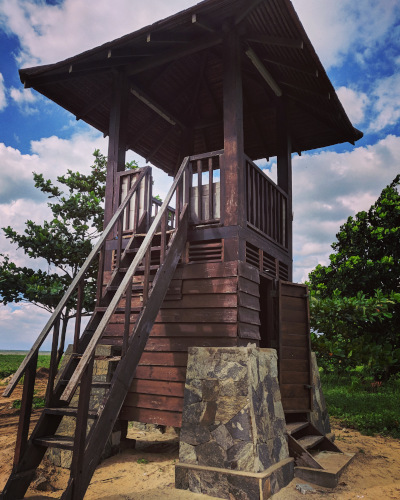
#> input picture processor/simulation/tower.jpg, 400 x 500 px
$ python creatImageArray.py
#> lines starting #> are read from the running program, lines starting #| are printed output that depends on the picture
import cv2 as cv
import numpy as np

img = cv.imread('tower.jpg', cv.IMREAD_GRAYSCALE)
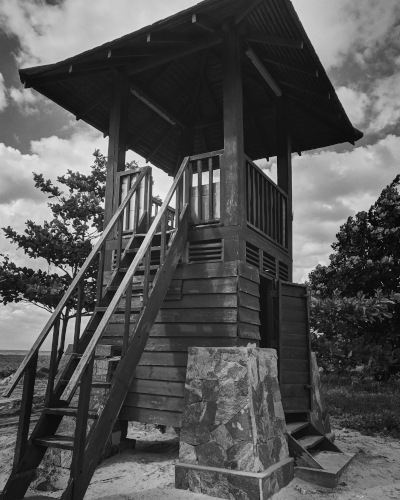
#> img: shape (500, 400); min 3, max 244, mean 84.2

height, width = img.shape
#> height = 500; width = 400

imageFile = open('imageFile.txt', 'w')

#imageFile.writelines('\n'.join([str(height%256), str(height//256), str(width%256), str(width//256)]))

byteArray = [str(height%256), str(height//256), str(width%256), str(width//256)]
#> byteArray = ['244', '1', '144', '1']

for rowIndex in range(height):
    print(rowIndex)
    for colIndex in range(width):
        byteArray.append(str(img[rowIndex][colIndex]))
#> after the loop, byteArray = 200004 items

imageFile.writelines('\n'.join(byteArray))

imageFile.close()
